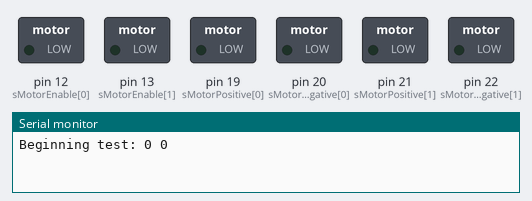
Simulated run of this sketch. Board: Arduino Mega 2560, built with avr-gcc and run on an emulated ATmega2560. On the bench: switched loads named in the sketch (green lamp = pin HIGH), the last lines printed to the serial monitor.

Above: at 1.5 s.
At 4.0 s:
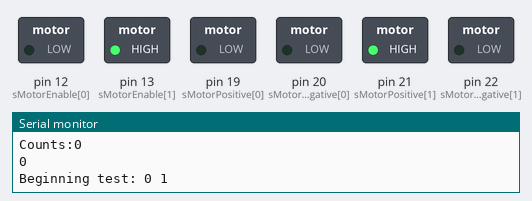
At 7.0 s:
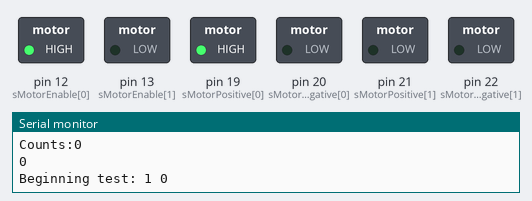
At 10.0 s:
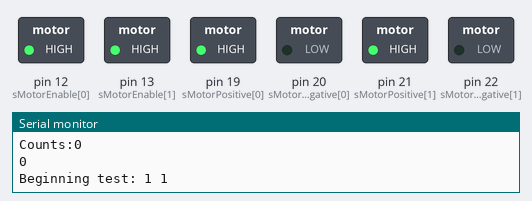
Timing chart, 0 to 15.6 s (numbered marks = the images above):
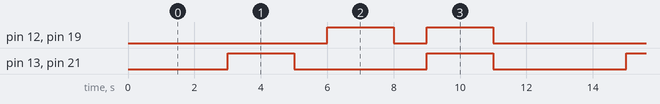

Measured:
- by itself, pin 12 (sMotorEnable[0]), pin 19 (sMotorPositive[0]): repeats every 12.0 s: LOW 1.0 s, HIGH 2.0 s, LOW 7.0 s, HIGH 2.0 s
- by itself, pin 13 (sMotorEnable[1]), pin 21 (sMotorPositive[1]): alternates HIGH for 2.0 s and LOW for 4.0 s
- by itself, everything shown: repeats every 12.0 s, in 6 steps

The sketch:

motor_encoder_test.ino
```cpp
const int sEncoderPins[] = {0, 1};
const int sEncoderCount = sizeof(sEncoderPins) / sizeof(*sEncoderPins);

const int sMotorCount = 2;
const int sMotorEnable[sMotorCount] = {12, 13};
const int sMotorPositive[sMotorCount]  = {19, 21};
const int sMotorNegative[sMotorCount] =  {20, 22};

void setup() {
  for(int i=0;i<sEncoderCount;++i) {
    pinMode(sEncoderPins[i], INPUT);
    digitalWrite(sEncoderPins[i], HIGH);
  }
  for(int i=0;i<2;++i) {
    pinMode(sMotorEnable[i], OUTPUT);
    pinMode(sMotorPositive[i], OUTPUT);
    pinMode(sMotorNegative[i], OUTPUT);
  }

  Serial.begin(9600);
}

void stop_all_motors()
{
  for(int i=0;i<2;++i) {
    digitalWrite(sMotorEnable[i], LOW);
    digitalWrite(sMotorPositive[i], LOW);
    digitalWrite(sMotorNegative[i], LOW);
  }
  delayMicroseconds(100);
}

void run_motor(int m, bool dir)
{
  digitalWrite(sMotorPositive[m], LOW);
  digitalWrite(sMotorNegative[m], LOW);
  delayMicroseconds(100);
  digitalWrite(sMotorEnable[m], HIGH);
  digitalWrite(sMotorPositive[m], dir ? HIGH : LOW);
  digitalWrite(sMotorNegative[m], dir ? LOW : HIGH);
  delayMicroseconds(100);
}

void stop_motor(int m) {
  digitalWrite(sMotorEnable[m], LOW);
  delayMicroseconds(100);
}

void count_encoders_for(int ms)
{
  int last_states[sEncoderCount];
  int counts[sEncoderCount];
  for(int i=0;i<sEncoderCount;++i) {
    last_states[i] = digitalRead(sEncoderPins[i]);
    counts[i] = 0;
  }
  for(unsigned long start_m=millis();(millis() - start_m) < ms;) {
    for(int i=0;i<sEncoderCount;++i) {
      int state = digitalRead(sEncoderPins[i]);
      if(state != last_states[i]) {
        ++counts[i];
        last_states[i] = state;
      }
    }
  }
  Serial.print("Counts:");
  for(int i=0;i<sEncoderCount;++i) {
    Serial.print(counts[i]);
    Serial.println(" ");
  }
  Serial.println();
}

void loop() {
  for(int m0=0;m0<2;++m0) {
    for(int m1=0;m1<2;++m1) {
      Serial.print("Beginning test: ");
      Serial.print(m0);
      Serial.print(" ");
      Serial.print(m1);
      Serial.println();
      if(m0)
        run_motor(0, true);
      else
        stop_motor(0);
      if(m1)
        run_motor(1, true);
      else
        stop_motor(1);
      count_encoders_for(2000);
      stop_all_motors();
      delay(1000);
    }
  }
}
```
